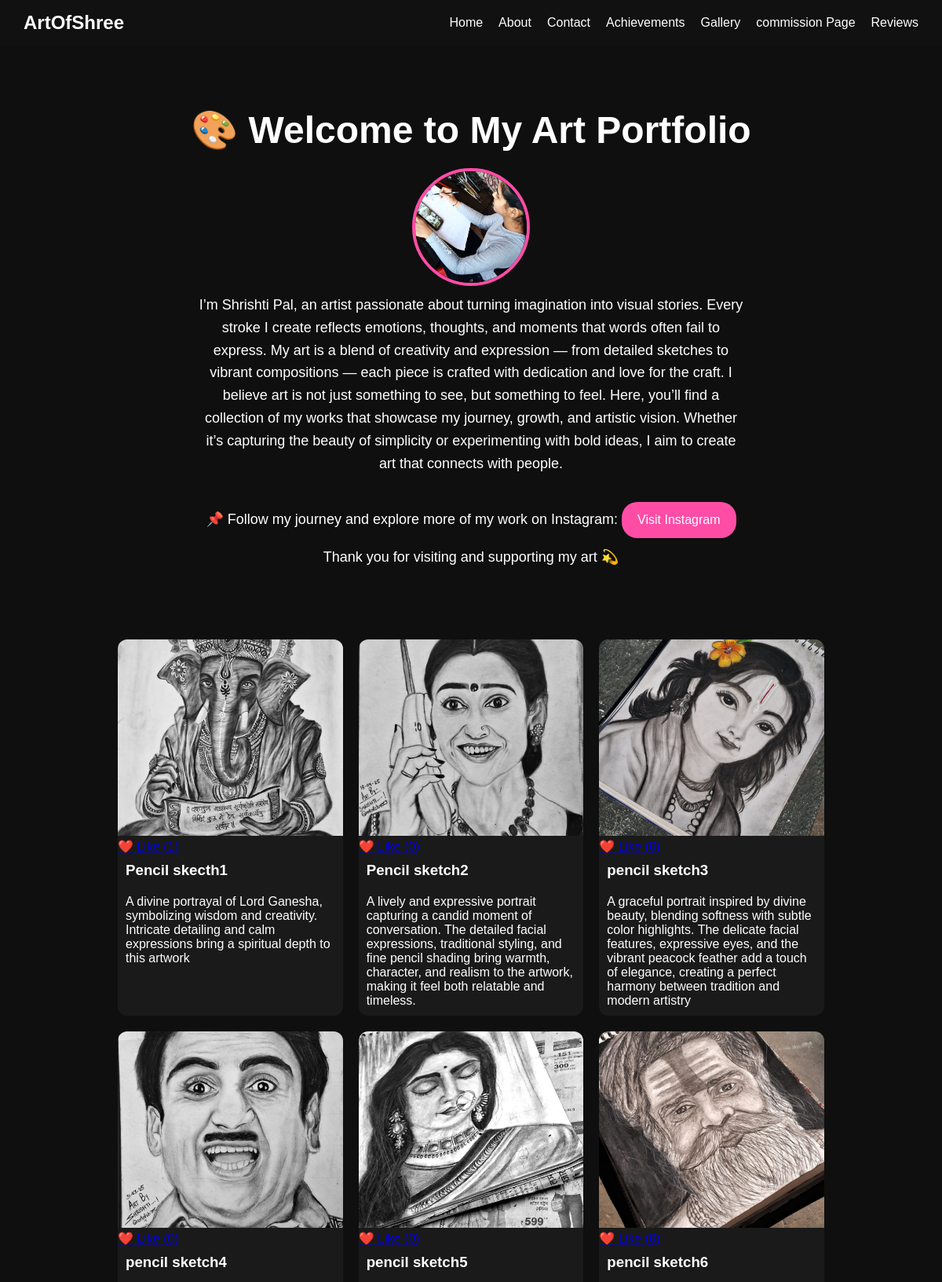
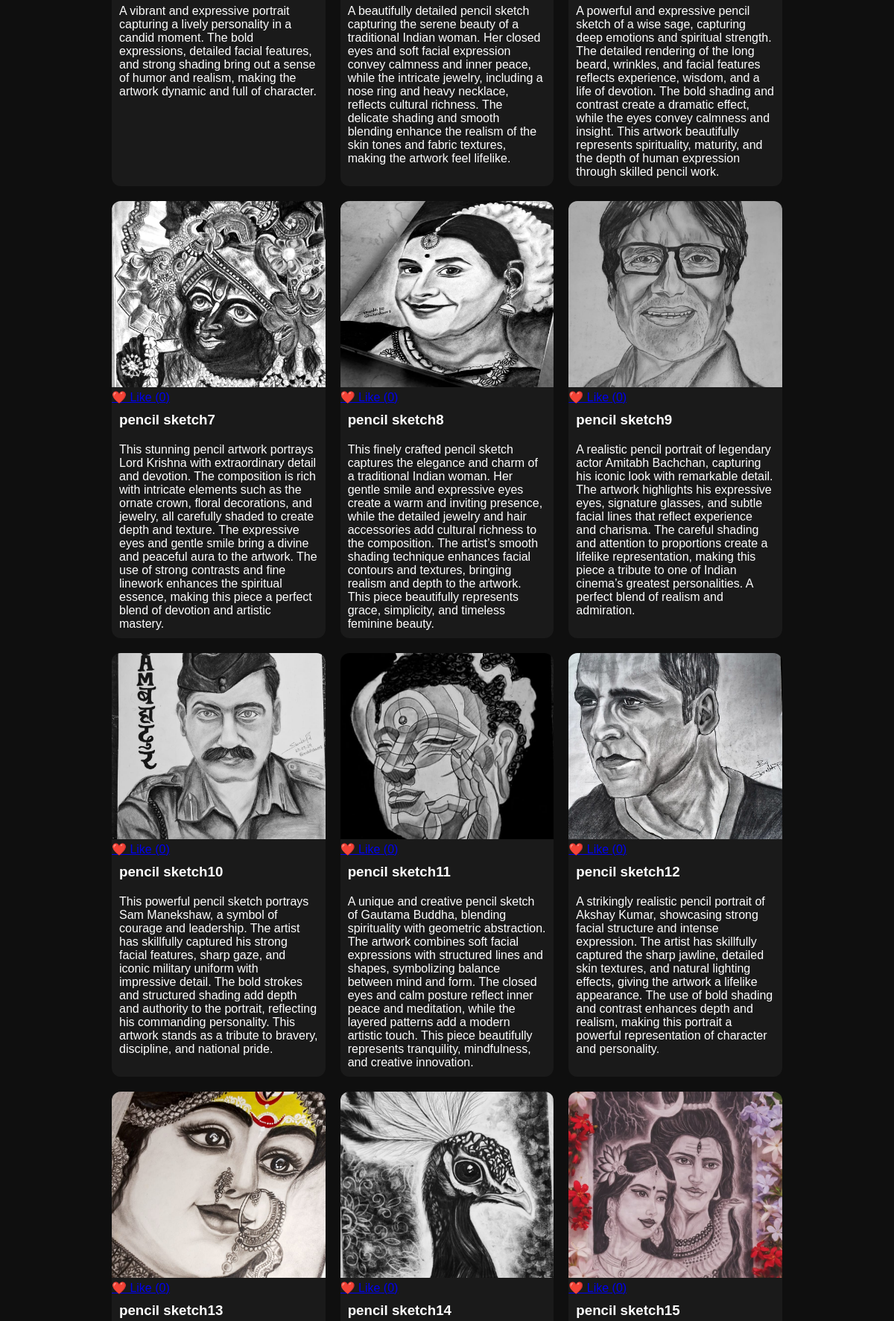
The page / (upper part) on the database its author committed (2 pictures, top to bottom).
### gallery/models.py (models this page shows, shortened)
class Artwork(models.Model):
    title = models.CharField(max_length=100)
    description = models.TextField()
    image=models.ImageField(upload_to='artworks/')
    category=models.CharField(max_length=50,default='General 1')
    likes=models.IntegerField(default=0)

### gallery/views.py (the view)
# urls.py: path('', views.home),
def home(request):
    artworks = Artwork.objects.all()
    return render(request, 'home.html', {'artworks': artworks})

### gallery/templates/home.html (shortened to what this page needs)
<!DOCTYPE html>
<html>
<head>
     {% load static %}
    <link rel="stylesheet" href="{% static 'gallery/style.css' %}">
</head>
<body>
<div class="container">
<div class="navbar">
    <h2>ArtOfShree</h2>
    <div class="nav-links">
        <a href="/">Home</a>
        <a href="/about/">About</a>
        <a href="/contact/">Contact</a>
        <a href="/achievements/">Achievements</a>
        <a href="/gallery/">Gallery</a>
        <a href="/commission/">commission Page</a>
        <a href="/testimonials/">Reviews</a>
    </div>
</div>
<div class="hero">
    <div class="hero-text">
                                   <h1>🎨 Welcome to My Art Portfolio</h1>
    <div class="hero-img">
    <img src="/media/profile/shri5.jpg" class="profile-img"
    style="width:150px; height:150px; border-radius:50%; object-fit:cover;">
</div>
    <p>I’m Shrishti Pal, an artist passionate about turning imagination into visual stories. Every stroke I create reflects emotions, thoughts, and moments that words often fail to express.
My art is a blend of creativity and expression — from detailed sketches to vibrant compositions — each piece is crafted with dedication and love for the craft. I believe art is not just something to see, but something to feel.
Here, you’ll find a collection of my works that showcase my journey, growth, and artistic vision. Whether it’s capturing the beauty of simplicity or experimenting with bold ideas, I aim to create art that connects with people.
</p>
<p>📌 Follow my journey and explore more of my work on Instagram:
<a href="https://instagram.com/artofshree9" target="_blank"  class="insta-btn"
style="background:#ff4da6; padding:10px 20px; border-radius:20px; color:white; text-decoration:none;">
    Visit Instagram
</a>
</p>
<p>Thank you for visiting and supporting my art 💫</p>
</div>
<div class="gallery">
{% for art in artworks %}
    <div class="card">
        <img src="{{ art.image.url }}">
        <a href="{% url 'like_artwork' art.id %}">
           ❤️ Like ({{ art.likes }})
        </a>
        <h3>{{ art.title }}</h3>
        <p>{{ art.description }}</p>
    </div>
{% endfor %}
</div>
</div>
</body>
</html>

### gallery/static/gallery/style.css (style rules this page uses)
* { margin: 0; padding: 0; box-sizing: border-box; }
body { background-color: #0f0f0f; color: white; font-family: Arial, sans-serif; }
.navbar { display: flex; justify-content: space-between; align-items: center; padding: 15px 30px; background: #111; }
.navbar h2 { margin: 0; }
.navbar div { display: flex; gap: 20px; }
.navbar a { color: white; text-decoration: none; font-size: 16px; }
.hero { display: flex; flex-direction: column; justify-content:space-between; align-items:center; padding: 80px 10%; gap: 50px; min-height: 80vh;; }
.hero-text { text-align: center; flex: 1; }
.hero-text h1 { font-size: 48px; margin-bottom: 20px; }
.hero-text p { font-size: 18px; line-height: 1.6; align-items:center; max-width: 700px; margin: 10px auto; }
.hero-img { flex: 1; display: flex; justify-content: center; }
.profile-img { width: 280px; height: 280px; border-radius: 50%; object-fit: cover; border: 4px solid #ff4da6; }
.gallery { display: grid; grid-template-columns: repeat(auto-fit, minmax(250px, 1fr)); gap: 20px; padding: 30px; }
.card { background: #1a1a1a; border-radius: 12px; overflow: hidden; transition: 0.3s; }
.card img { width: 100%; height: 250px; object-fit: cover; }
.card h3, .card p { padding: 10px; }
.insta-btn { display: inline-block; margin-top: 25px; background: #ff4da6; padding: 12px 25px; border-radius: 25px; color: white; text-decoration: none; font-size: 16px; transition: 0.3s; }

### rows shown on the page
Artwork: image (picture), title "Pencil skecth1", description "A divine portrayal of Lord Ganesha, symbolizing wisdom and creativity. Intricate detailing and calm expressions bring a spiritual depth to this artwork"
Artwork: image (picture), title "Pencil sketch2", description "A lively and expressive portrait capturing a candid moment of conversation. The detailed facial expressions, traditional styling, and fine pencil shading bring warmth, character, and realism to the artwork, making it feel both relatable and timeless."
Artwork: image (picture), title "pencil sketch3", description "A graceful portrait inspired by divine beauty, blending softness with subtle color highlights. The delicate facial features, expressive eyes, and the vibrant peacock feather add a touch of elegance, creating a perfect harmony between tradition and modern artistry"
Artwork: image (picture), title "pencil sketch4", description "A vibrant and expressive portrait capturing a lively personality in a candid moment. The bold expressions, detailed facial features, and strong shading bring out a sense of humor and realism, making the artwork dynamic and full of character."
Artwork: image (picture), title "pencil sketch5", description "A beautifully detailed pencil sketch capturing the serene beauty of a traditional Indian woman. Her closed eyes and soft facial expression convey calmness and inner peace, while the intricate jewelry, including a nose ring and heavy necklace, reflects cultural richness. The delicate shading and smooth blending enhance the realism of the skin tones and fabric textures, making the artwork feel lifelike."
Artwork: image (picture), title "pencil sketch6", description "A powerful and expressive pencil sketch of a wise sage, capturing deep emotions and spiritual strength. The detailed rendering of the long beard, wrinkles, and facial features reflects experience, wisdom, and a life of devotion. The bold shading and contrast create a dramatic effect, while the eyes convey calmness and insight. This artwork beautifully represents spirituality, maturity, and the depth of human expression through skilled pencil work."
Artwork: image (picture), title "pencil sketch7", description "This stunning pencil artwork portrays Lord Krishna with extraordinary detail and devotion. The composition is rich with intricate elements such as the ornate crown, floral decorations, and jewelry, all carefully shaded to create depth and texture. The expressive eyes and gentle smile bring a divine and peaceful aura to the artwork. The use of strong contrasts and fine linework enhances the spiritual essence, making this piece a perfect blend of devotion and artistic mastery."
Artwork: image (picture), title "pencil sketch8", description "This finely crafted pencil sketch captures the elegance and charm of a traditional Indian woman. Her gentle smile and expressive eyes create a warm and inviting presence, while the detailed jewelry and hair accessories add cultural richness to the composition. The artist’s smooth shading technique enhances facial contours and textures, bringing realism and depth to the artwork. This piece beautifully represents grace, simplicity, and timeless feminine beauty."
Artwork: image (picture), title "pencil sketch9", description "A realistic pencil portrait of legendary actor Amitabh Bachchan, capturing his iconic look with remarkable detail. The artwork highlights his expressive eyes, signature glasses, and subtle facial lines that reflect experience and charisma. The careful shading and attention to proportions create a lifelike representation, making this piece a tribute to one of Indian cinema’s greatest personalities. A perfect blend of realism and admiration."
Artwork: image (picture), title "pencil sketch10", description "This powerful pencil sketch portrays Sam Manekshaw, a symbol of courage and leadership. The artist has skillfully captured his strong facial features, sharp gaze, and iconic military uniform with impressive detail. The bold strokes and structured shading add depth and authority to the portrait, reflecting his commanding personality. This artwork stands as a tribute to bravery, discipline, and national pride."
Artwork: image (picture), title "pencil sketch11", description "A unique and creative pencil sketch of Gautama Buddha, blending spirituality with geometric abstraction. The artwork combines soft facial expressions with structured lines and shapes, symbolizing balance between mind and form. The closed eyes and calm posture reflect inner peace and meditation, while the layered patterns add a modern artistic touch. This piece beautifully represents tranquility, mindfulness, and creative innovation."
Artwork: image (picture), title "pencil sketch12", description "A strikingly realistic pencil portrait of Akshay Kumar, showcasing strong facial structure and intense expression. The artist has skillfully captured the sharp jawline, detailed skin textures, and natural lighting effects, giving the artwork a lifelike appearance. The use of bold shading and contrast enhances depth and realism, making this portrait a powerful representation of character and personality."
Artwork: image (picture), title "pencil sketch13"
Artwork: image (picture), title "pencil sketch14"
Artwork: image (picture), title "pencil sketch15"
